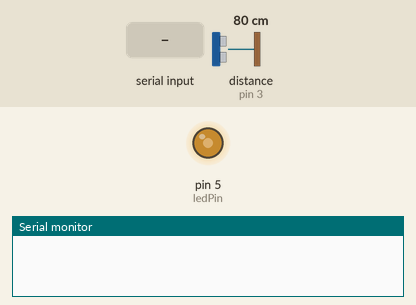
This sketch was run on a simulated Arduino Uno, built with avr-gcc and run on an emulated ATmega328P. On the bench: output pins drawn as LEDs (lit = HIGH), the last lines printed to the serial monitor. The inputs (shaded band) are chosen by the test bench; at power-on: distance to the obstacle (sensor on pin 3) 80 cm. The echo pulse lasts 58.3 µs per cm.

Above: at 1.2 s.
1.3 s: "90,45\n" received over Serial
At 1.9 s:
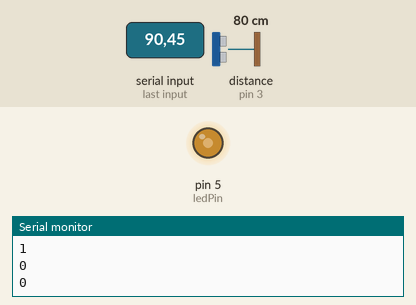
4.3 s: distance to the obstacle (sensor on pin 3) set to 43 cm
5.8 s: distance to the obstacle (sensor on pin 3) set to 37 cm
At 6.3 s:
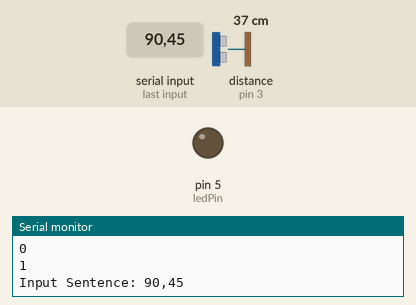
Timing chart, 0 to 8.8 s (numbered marks = the images above; inputs shaded):
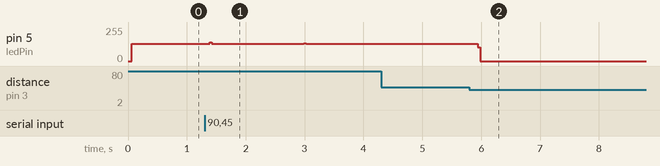

The sketch:

Exp9b3_2Way_Laptop.ino
```cpp
// ------------------  Libraries   ---------------------- //

#include <TimerOne.h>

// ------------------  Variables   ---------------------- //

// - - - - - - - - - -   Mutual   - - - - - - - - - - - - //

const int frequencyInact = 100;  // Frequency value for inactive state
const int bitDuration = 40;      // Duration of each bit (clock time)

float timeBegin;      // Start time of each loop iteration
float timeEnd;        // End time of each loop iteration
float delayDuration;  // Create a duration variable

bool isReading = false;

// - - - - - - - - -   Transmitter   - - - - - - - - - - - //

const int ledPin = 5;  // Pin number for the LED

const int frequencyOut0 = 700;  // Frequency for bit 0
const int frequencyOut1 = 800;  // Frequency for bit 1

const unsigned long period0 = 0.5e6 / frequencyOut0;          // Period for bit 0
const unsigned long period1 = 0.5e6 / frequencyOut1;          // Period for bit 1
const unsigned long inactivePeriod = 0.5e6 / frequencyInact;  // Inactive period for the timer

String InputString = "";  // Stores the received input string

// - - - - - - - - - -   Receiever   - - - - - - - - - - - - //

const int PhotoPin = 3;  // Define the input pin for the photodiode

int bitValue;  // Variable to hold received bit value

float frequency;  // Calculated frequency of signal

const int frequencyTolerance = 50;  // Tolerance range for frequency comparison
const int frequencyIn0 = 500;       // Frequency value for bit 0
const int frequencyIn1 = 600;       // Frequency value for bit 1

const int missingSourceTimeout = 24000;  // Timeout for pulseIn()

String byteString = "";  // Store the received byte string
String OutputString = "";

// ------------------  void setup   ---------------------- //

void setup() {
  Serial.begin(230400);  // Start serial communication

  pinMode(PhotoPin, INPUT);  // Set the input pin for the photodiode
  pinMode(ledPin, OUTPUT);   // Set LED pin as output

  Timer1.initialize(inactivePeriod);  // Initialize timer with inactivePeriod
  Timer1.attachInterrupt(blinkLED);
}

// ------------------  void loop   ---------------------- //

void loop() {
  timeBegin = millis();
  CheckRead();

  LiFiRead();
}

// ------------------  void GetFrequency   ---------------------- //

void GetFrequency() {
  float pulseHigh = pulseIn(PhotoPin, HIGH, missingSourceTimeout);  // Measure the duration of the high pulse
  float pulseLow = pulseIn(PhotoPin, LOW, missingSourceTimeout);    // Measure the duration of the low pulse

  float pulseTotal = pulseHigh + pulseLow;  // Calculate the total duration of the pulse
  frequency = 1e6 / pulseTotal;             // Calculate the frequency of the signal
}

// ------------------  void CheckRead   ---------------------- //

void CheckRead() {

  GetFrequency();

  if (abs(frequency - frequencyIn0) <= frequencyTolerance || abs(frequency - frequencyIn1) <= frequencyTolerance) {
    isReading = true;
    Timer1.setPeriod(1000);
  }


  else if (abs(frequency - frequencyInact) <= 3) {
    isReading = false;
  }
}

// ------------------  void serialEvent   ---------------------- //

void serialEvent() {
  CheckRead();

  if (isReading == false) {

    while (Serial.available()) {

      char inChar = (char)Serial.read();

      if (inChar != '\n')
        InputString += inChar;  // Append character to InputString

      else if (inChar == '\n') {
        transmitString(InputString);
        Serial.print("Input Sentence: ");
        Serial.println(InputString);
        InputString = "";
      }
    }
  }
}

// ------------------  void transmitString()   ---------------------- //

void transmitString(String _input) {

  for (int l = 0; l < _input.length(); l++) {
    char character = _input.charAt(l);

    for (int m = 7; m >= 0; m--) {
      bool bit = bitRead(character, m);
      Serial.println(bit);
      bit ? (Timer1.setPeriod(period1)) : (Timer1.setPeriod(period0));
      delay(bitDuration);
    }
  }
  //Serial.println("");
  Timer1.setPeriod(inactivePeriod);  // Restore the original timer period
}

// ------------------  void blinkLED()   ---------------------- //

void blinkLED() {
  static bool ledState = false;
  ledState = !ledState;

  if (ledState && !isReading)  // Set LED pin port directly HIGH
    PORTD |= (1 << PD5);

  else  // Set LED pin port directly LOW
    PORTD &= ~(1 << PD5);
}

// ------------------  void LifiRead   ------------------------- //

void LiFiRead() {

  while (isReading) {

    GetFrequency();

    if (abs(frequency - frequencyIn0) <= frequencyTolerance) {  // Compare the frequency to determine the bit value

      byteString += "0";              // Append the bit value to the byte string
      Serial.print("Byte String: ");  // Print the byte string
      Serial.println(byteString);
    }

    else if (abs(frequency - frequencyIn1) <= frequencyTolerance) {

      byteString += "1";              // Append the bit value to the byte string
      Serial.print("Byte String: ");  // Print the byte string
      Serial.println(byteString);
    }

    if (byteString.length() == 8) {  // If the byte string is complete (8 bits), convert it to a character and add it to the sentence

      char character = strtol(byteString.c_str(), NULL, 2);
      OutputString += character;
      byteString = "";
    }

    if (abs(frequency - frequencyInact) <= 3) {  // If the frequency indicates inactive state and a byte string has been processed, print the sentence

      Serial.println("");
      Serial.print("Output Sentence: ");
      Serial.println(OutputString);

      byteString = "";
      OutputString = "";  // Reset the sentence
      isReading = false;
    }

    timeEnd = millis();  // Record the end time of the loop iteration

    delayDuration = bitDuration - (timeEnd - timeBegin);

    if (delayDuration > 0) {
      delay(delayDuration);
    }
  }
}
```

Measured:
- the behaviour switches between 39 and 38 cm on distance to the obstacle (sensor on pin 3) (found by bisection; images 1 and 2)
- after the input at 1.3 s, pin 5 (ledPin): 128/255 → 141/255 after 0.09 s, → 128/255 0.04 s later, → 135/255 1.6 s later, → 128/255 0.04 s later
- after the input at 4.3 s, every drawn part: stays the same
- after the input at 5.8 s, pin 5 (ledPin): 128/255 → 0/255 after 0.15 s
